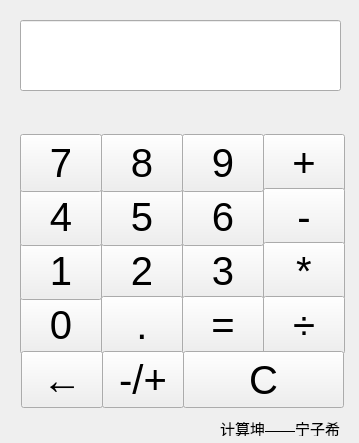
<?xml version="1.0" encoding="UTF-8"?>
<ui version="4.0">
 <class>Widget</class>
 <widget class="QWidget" name="Widget">
  <property name="geometry">
   <rect>
    <x>0</x>
    <y>0</y>
    <width>359</width>
    <height>443</height>
   </rect>
  </property>
  <property name="windowTitle">
   <string>Widget</string>
  </property>
  <widget class="QPushButton" name="pushButton_0">
   <property name="geometry">
    <rect>
     <x>20</x>
     <y>296</y>
     <width>82</width>
     <height>58</height>
    </rect>
   </property>
   <property name="font">
    <font>
     <pointsize>30</pointsize>
    </font>
   </property>
   <property name="text">
    <string>0</string>
   </property>
  </widget>
  <widget class="QPushButton" name="pushButton_1">
   <property name="geometry">
    <rect>
     <x>20</x>
     <y>242</y>
     <width>82</width>
     <height>58</height>
    </rect>
   </property>
   <property name="font">
    <font>
     <pointsize>30</pointsize>
    </font>
   </property>
   <property name="text">
    <string>1</string>
   </property>
  </widget>
  <widget class="QPushButton" name="pushButton_2">
   <property name="geometry">
    <rect>
     <x>101</x>
     <y>242</y>
     <width>82</width>
     <height>58</height>
    </rect>
   </property>
   <property name="font">
    <font>
     <pointsize>30</pointsize>
    </font>
   </property>
   <property name="text">
    <string>2</string>
   </property>
  </widget>
  <widget class="QPushButton" name="pushButton_5">
   <property name="geometry">
    <rect>
     <x>101</x>
     <y>188</y>
     <width>82</width>
     <height>58</height>
    </rect>
   </property>
   <property name="font">
    <font>
     <pointsize>30</pointsize>
    </font>
   </property>
   <property name="text">
    <string>5</string>
   </property>
  </widget>
  <widget class="QPushButton" name="pushButton_3">
   <property name="geometry">
    <rect>
     <x>182</x>
     <y>242</y>
     <width>82</width>
     <height>58</height>
    </rect>
   </property>
   <property name="font">
    <font>
     <pointsize>30</pointsize>
    </font>
   </property>
   <property name="text">
    <string>3</string>
   </property>
  </widget>
  <widget class="QPushButton" name="pushButton_4">
   <property name="geometry">
    <rect>
     <x>20</x>
     <y>188</y>
     <width>82</width>
     <height>58</height>
    </rect>
   </property>
   <property name="font">
    <font>
     <pointsize>30</pointsize>
    </font>
   </property>
   <property name="text">
    <string>4</string>
   </property>
  </widget>
  <widget class="QPushButton" name="pushButton_6">
   <property name="geometry">
    <rect>
     <x>182</x>
     <y>188</y>
     <width>82</width>
     <height>58</height>
    </rect>
   </property>
   <property name="font">
    <font>
     <pointsize>30</pointsize>
    </font>
   </property>
   <property name="text">
    <string>6</string>
   </property>
  </widget>
  <widget class="QPushButton" name="pushButton_7">
   <property name="geometry">
    <rect>
     <x>20</x>
     <y>134</y>
     <width>82</width>
     <height>58</height>
    </rect>
   </property>
   <property name="font">
    <font>
     <pointsize>30</pointsize>
    </font>
   </property>
   <property name="text">
    <string>7</string>
   </property>
  </widget>
  <widget class="QPushButton" name="pushButton_8">
   <property name="geometry">
    <rect>
     <x>101</x>
     <y>134</y>
     <width>82</width>
     <height>58</height>
    </rect>
   </property>
   <property name="font">
    <font>
     <pointsize>30</pointsize>
    </font>
   </property>
   <property name="text">
    <string>8</string>
   </property>
  </widget>
  <widget class="QPushButton" name="pushButton_9">
   <property name="geometry">
    <rect>
     <x>182</x>
     <y>134</y>
     <width>82</width>
     <height>58</height>
    </rect>
   </property>
   <property name="font">
    <font>
     <pointsize>30</pointsize>
    </font>
   </property>
   <property name="text">
    <string>9</string>
   </property>
  </widget>
  <widget class="QPushButton" name="pushButton_dot">
   <property name="geometry">
    <rect>
     <x>101</x>
     <y>296</y>
     <width>82</width>
     <height>58</height>
    </rect>
   </property>
   <property name="font">
    <font>
     <pointsize>30</pointsize>
    </font>
   </property>
   <property name="text">
    <string>.</string>
   </property>
  </widget>
  <widget class="QPushButton" name="pushButton_equal">
   <property name="geometry">
    <rect>
     <x>182</x>
     <y>296</y>
     <width>82</width>
     <height>58</height>
    </rect>
   </property>
   <property name="font">
    <font>
     <pointsize>30</pointsize>
    </font>
   </property>
   <property name="text">
    <string>=</string>
   </property>
  </widget>
  <widget class="QPushButton" name="pushButton_sun">
   <property name="geometry">
    <rect>
     <x>263</x>
     <y>134</y>
     <width>82</width>
     <height>58</height>
    </rect>
   </property>
   <property name="font">
    <font>
     <pointsize>30</pointsize>
    </font>
   </property>
   <property name="text">
    <string>+</string>
   </property>
  </widget>
  <widget class="QPushButton" name="pushButton_sub">
   <property name="geometry">
    <rect>
     <x>263</x>
     <y>188</y>
     <width>82</width>
     <height>58</height>
    </rect>
   </property>
   <property name="font">
    <font>
     <pointsize>30</pointsize>
    </font>
   </property>
   <property name="text">
    <string>-</string>
   </property>
  </widget>
  <widget class="QPushButton" name="pushButton_mul">
   <property name="geometry">
    <rect>
     <x>263</x>
     <y>242</y>
     <width>82</width>
     <height>58</height>
    </rect>
   </property>
   <property name="font">
    <font>
     <pointsize>30</pointsize>
    </font>
   </property>
   <property name="text">
    <string>*</string>
   </property>
  </widget>
  <widget class="QPushButton" name="pushButton_div">
   <property name="geometry">
    <rect>
     <x>263</x>
     <y>296</y>
     <width>82</width>
     <height>58</height>
    </rect>
   </property>
   <property name="font">
    <font>
     <pointsize>30</pointsize>
    </font>
   </property>
   <property name="text">
    <string>÷</string>
   </property>
  </widget>
  <widget class="QPushButton" name="pushButton_clear">
   <property name="geometry">
    <rect>
     <x>183</x>
     <y>351</y>
     <width>161</width>
     <height>57</height>
    </rect>
   </property>
   <property name="font">
    <font>
     <pointsize>30</pointsize>
    </font>
   </property>
   <property name="text">
    <string>C</string>
   </property>
  </widget>
  <widget class="QPushButton" name="pushButton_back">
   <property name="geometry">
    <rect>
     <x>21</x>
     <y>351</y>
     <width>82</width>
     <height>57</height>
    </rect>
   </property>
   <property name="font">
    <font>
     <pointsize>30</pointsize>
    </font>
   </property>
   <property name="text">
    <string>←</string>
   </property>
  </widget>
  <widget class="QLineEdit" name="lineEdit">
   <property name="geometry">
    <rect>
     <x>20</x>
     <y>20</y>
     <width>321</width>
     <height>71</height>
    </rect>
   </property>
   <property name="font">
    <font>
     <pointsize>30</pointsize>
     <weight>75</weight>
     <bold>true</bold>
    </font>
   </property>
   <property name="text">
    <string/>
   </property>
   <property name="alignment">
    <set>Qt::AlignRight|Qt::AlignTrailing|Qt::AlignVCenter</set>
   </property>
   <property name="dragEnabled">
    <bool>true</bool>
   </property>
   <property name="readOnly">
    <bool>false</bool>
   </property>
  </widget>
  <widget class="QLabel" name="label">
   <property name="geometry">
    <rect>
     <x>220</x>
     <y>420</y>
     <width>128</width>
     <height>16</height>
    </rect>
   </property>
   <property name="font">
    <font>
     <pointsize>11</pointsize>
     <weight>50</weight>
     <italic>false</italic>
     <bold>false</bold>
     <underline>false</underline>
    </font>
   </property>
   <property name="text">
    <string>计算坤——宁子希</string>
   </property>
  </widget>
  <widget class="QPushButton" name="pushButton_turn">
   <property name="geometry">
    <rect>
     <x>102</x>
     <y>351</y>
     <width>82</width>
     <height>57</height>
    </rect>
   </property>
   <property name="font">
    <font>
     <pointsize>30</pointsize>
    </font>
   </property>
   <property name="text">
    <string>-/+</string>
   </property>
  </widget>
 </widget>
 <resources/>
 <connections/>
</ui>
